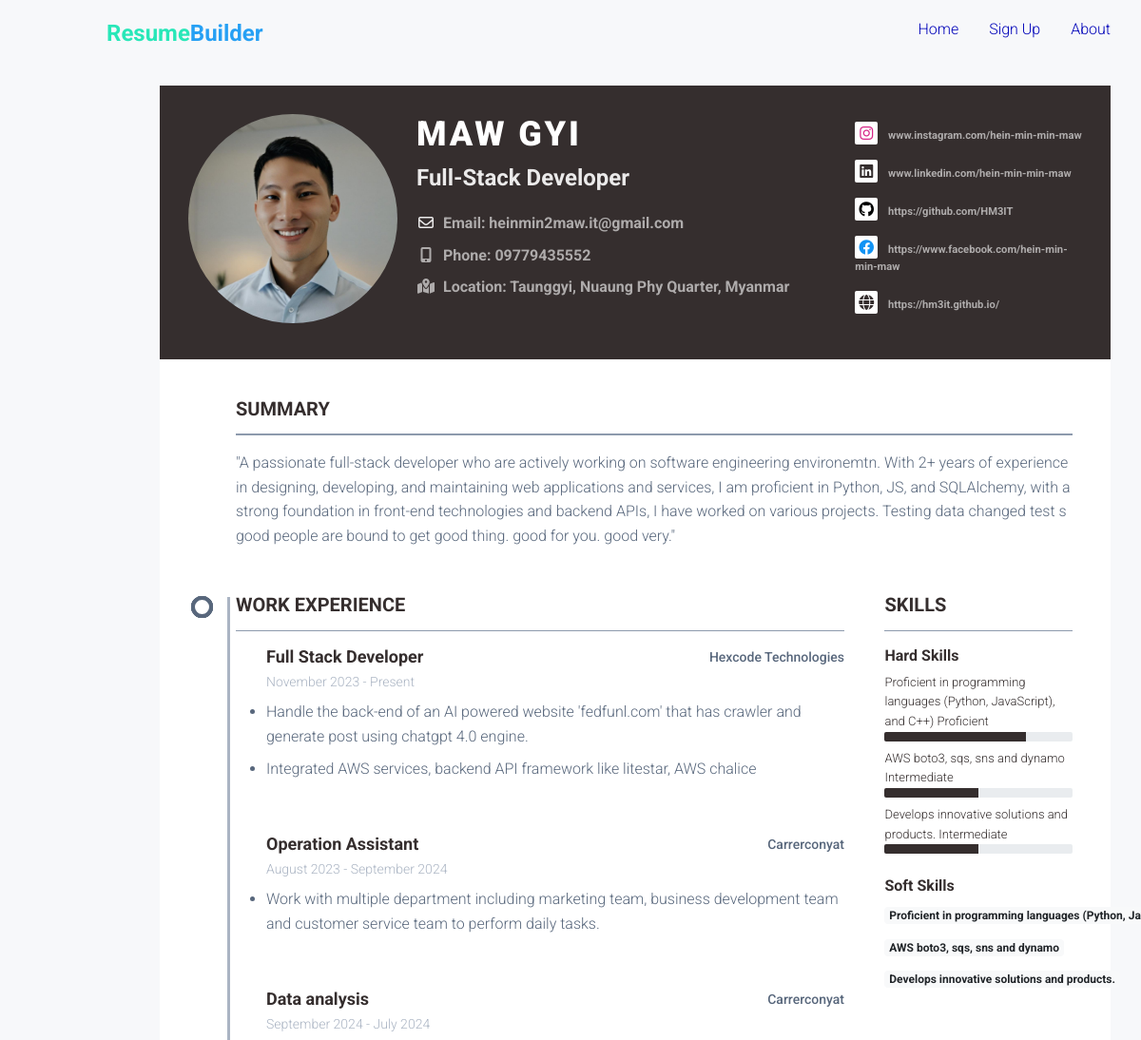
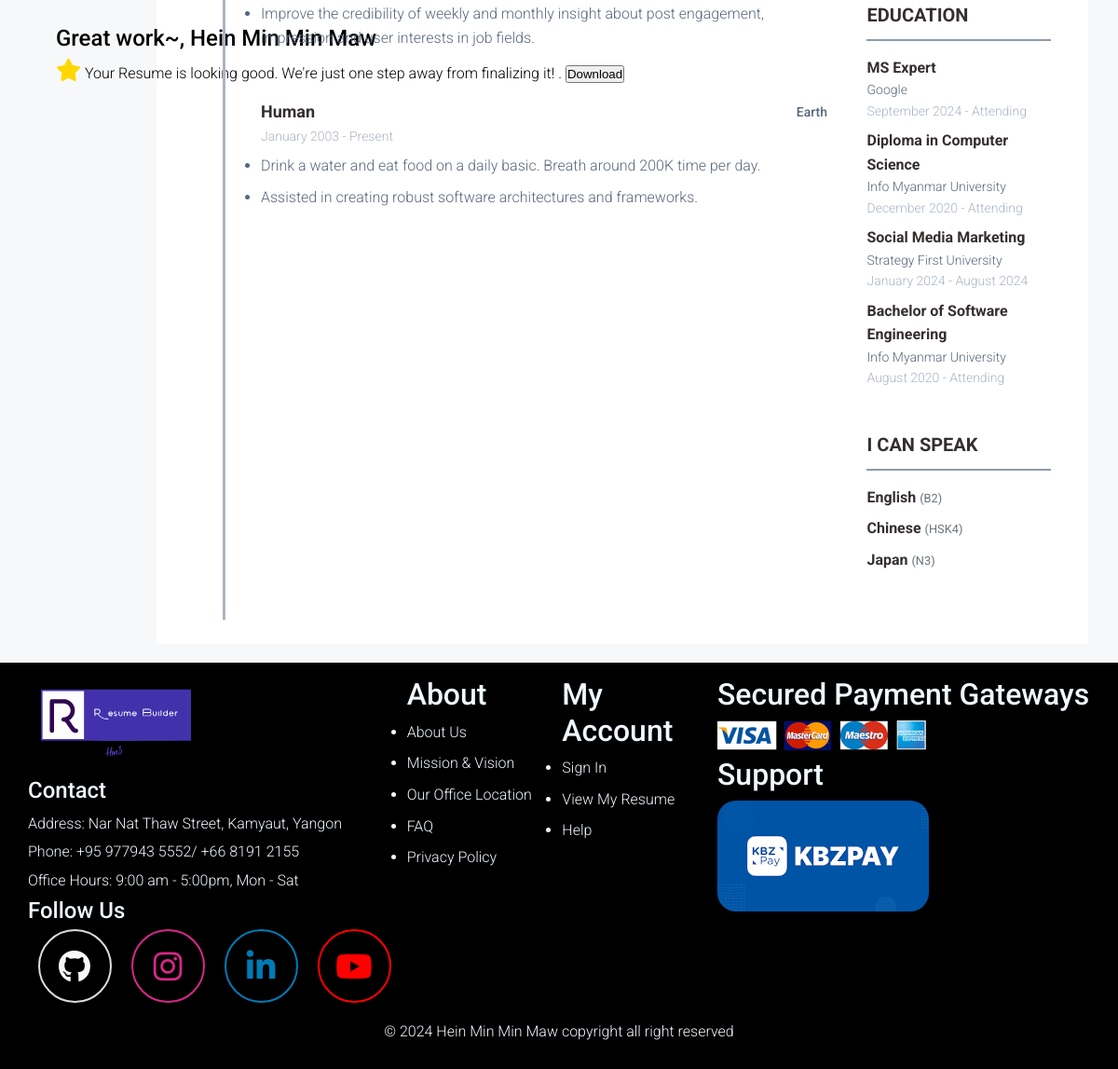
The page /resume/section/complete?resume_id=4226afb9-5bc8-44b0-806e-019b65bb9213 on the database its author committed (2 pictures, top to bottom).
### tables.py (models this page shows)
class Resume(Base):
    __tablename__ = "resume"
    id: Mapped[str] = mapped_column(primary_key=True)
    template_id: Mapped[int] = mapped_column(ForeignKey("template.id"))
    address_id: Mapped[int] = mapped_column(ForeignKey("address.id"))
    user_id: Mapped[int] = mapped_column(ForeignKey("users.id"))
    username: Mapped[str] = mapped_column(String(40), nullable=False)
    profession: Mapped[str] = mapped_column(String(40), nullable=False)
    image_file_path:Mapped[str] = mapped_column(String(150), nullable=True)
    phone: Mapped[str] = mapped_column(String(40), nullable=False)
    email: Mapped[str] = mapped_column(String(40), nullable=False)
    summary: Mapped[str] = mapped_column(Text, nullable=False)
    template_theme : Mapped[str] = mapped_column(String(50),nullable=False)
    address: Mapped["Address"] = relationship(
        back_populates="resumes"
    )
    social_media: Mapped[List[SocialMedia]] = relationship(
        back_populates="resume", cascade="all, delete-orphan"
    )
    languages: Mapped[List[Language]] = relationship(
        back_populates="resume", cascade="all, delete-orphan"
    )
    work_experiences: Mapped[List[WorkExperience]] = relationship(
        back_populates="resume", cascade="all, delete-orphan"
    )
    educations: Mapped[List[Education]] = relationship(
        back_populates="resume", cascade="all, delete-orphan"
    )
    skills: Mapped[List[Skill]] = relationship(
        back_populates="resume", cascade="all, delete-orphan"
    )
    template: Mapped["Template"] = relationship("Template", back_populates="resumes")
    user: Mapped["User"] = relationship(back_populates="resumes")

class Address(Base):
    __tablename__ = "address"
    id: Mapped[str] = mapped_column(primary_key=True, default=lambda: str(uuid.uuid4()))
    city: Mapped[str] = mapped_column(String(40), nullable=False)
    country: Mapped[str] = mapped_column(String(40), nullable=False)
    __table_args__ = (
        UniqueConstraint('city', 'country', name='unique_city_country'),
    )
    resumes: Mapped[List["Resume"]] = relationship(
        back_populates="address"
    )

class SocialMedia(Base):
    __tablename__ = "social_media"
    id: Mapped[str] = mapped_column(primary_key=True, default=lambda: str(uuid.uuid4()))
    resume_id: Mapped[int] = mapped_column(ForeignKey("resume.id"))
    name: Mapped[SocialMediaPlatform] = mapped_column(Enum(SocialMediaPlatform, name="social_media_enum"))
    link:Mapped[str] = mapped_column(String(100), nullable=False)
    resume: Mapped["Resume"] = relationship(back_populates="social_media")

class WorkExperience(Base):
    __tablename__ = "work_experience"
    id: Mapped[str] = mapped_column(primary_key=True, default=lambda: str(uuid.uuid4()))
    resume_id: Mapped[int] = mapped_column(ForeignKey("resume.id"))
    company_name: Mapped[str] = mapped_column(String(40), nullable=False)
    position: Mapped[str] = mapped_column(String(40), nullable=False)
    location: Mapped[str] = mapped_column(String(150))
    start_date: Mapped[Date] = mapped_column(Date)
    end_date: Mapped[Date] = mapped_column(Date, nullable= True)
    is_working: Mapped[bool] = mapped_column(Boolean)
    achievement: Mapped[str] = mapped_column(nullable=True)
    resume: Mapped["Resume"] = relationship(back_populates="work_experiences")

class Skill(Base):
    __tablename__ = "skill"
    id: Mapped[str] = mapped_column(primary_key=True, default=lambda: str(uuid.uuid4()))
    resume_id: Mapped[int] = mapped_column(ForeignKey("resume.id"))
    name: Mapped[str] = mapped_column(String(30))
    proficiency: Mapped[Proficiency] = mapped_column(Enum(Proficiency, name="proficiency_enum"))
    resume: Mapped["Resume"] = relationship(back_populates="skills")

class Education(Base):
    __tablename__ = "education"
    id: Mapped[str] = mapped_column(primary_key=True, default=lambda: str(uuid.uuid4()))
    name: Mapped[str] = mapped_column(String(40), nullable=False)
    location: Mapped[str] = mapped_column(String(150))
    resume_id: Mapped[int] = mapped_column(ForeignKey("resume.id"))
    degree: Mapped[str] = mapped_column(String(40), nullable=False)
    start_date: Mapped[Date] = mapped_column(Date)
    end_date: Mapped[Date] = mapped_column(Date, nullable= True)
    is_studying: Mapped[bool] = mapped_column(Boolean)
    resume: Mapped["Resume"] = relationship(back_populates="educations")

class Language(Base):
    __tablename__ = "language"
    id: Mapped[str] = mapped_column(primary_key=True, default=lambda: str(uuid.uuid4()))
    resume_id: Mapped[int] = mapped_column(ForeignKey("resume.id"))
    name:Mapped[str] = mapped_column(String(100), nullable=False)
    fluent_level:Mapped[str] = mapped_column(String(100), nullable=False)
    resume: Mapped["Resume"] = relationship(back_populates="languages")

### app.py (the view)
@app.route("/resume/section/complete", methods=["GET"])
def render_completed_resume():
    resume_id = request.args.get("resume_id")
    if resume_id is None:
        return jsonify({"message": "Resume id must be included"}), 403
    with get_session() as session:
        resume: Resume = (
            session.query(Resume)
            .filter_by(id=resume_id)
            .options(
                joinedload(Resume.work_experiences),
                joinedload(Resume.educations),
                joinedload(Resume.skills),
                joinedload(Resume.address),
                joinedload(Resume.template),
                joinedload(Resume.user),
            )
            .one()
        )
        selected_template_path = resume.template.template_file_path
        return render_template(
            "complete-resume.html",
            contents={"template_path": selected_template_path, "resume": resume},
        )

### db.py (called while the page is built)
@contextmanager
def get_session(scope_func=None):
    session = scoped_session(Session, scopefunc=scope_func)
    try:
        yield session
        session.commit()
    except Exception:
        session.rollback()
        raise
    finally:
        session.remove()

### utils.py (called while the page is built)
def replace_newlines(text):
    formatted_text = re.sub(r"\n(.)", r"</li><li>\1", text)
    return f"<li>{formatted_text}</li>"

### templates/complete-resume.html (shortened to what this page needs)
{% extends 'base.html' %}
{% block title %}
<link rel="stylesheet" href="{{ url_for('static', filename='css/navbar.css')}}">
{% endblock %}
{% block body %}
{% include 'components/navbar.html' %}
<section id="resume-section" class="resume-section">
    <div id="resume-content">
        <div class="section-suggestion">
            <h4>Great work~, Hein Min Min Maw</h1>
                <i class="fas fa-star"></i>
                <span class="suggestion">Your Resume is looking good. We're just one step away from finalizing it!
                    .</span>
                <button id="resume-download-btn">Download</button>
        </div>
    </div>
    {% if contents %}
    {% set template_path = contents.template_path %}
    {% set resume = contents.resume %}
    {% if template_path %}
    <div id="resume-preview">
        {% include template_path %}
    </div>
    {% endif %}
    {% endif %}
</section>
{% endblock %}

### templates/resume-templates/template1-9b739031-f00f-438d-8a63-7a1ef05e58c2.html (shortened to what this page needs)
<link id="theme-style" rel="stylesheet" href="{{url_for('static',filename='css/template1.css')}}">
<div class="resume-wrapper-inner mx-auto text-left bg-white ">
	<header class="resume-header pt-4 pt-md-0">
		{% if resume.image_file_path %}
		<div class="profile-div">
			<img id="pv-profile-img" src="{{ url_for('static', filename=resume.image_file_path) }}" alt="image"
				width="220" height="220">
		</div>
		{% endif %}
		<div class="primary-info">
			<h1 id="pv-username" class="name mt-0 mb-1 text-white text-uppercase text-uppercase">
				{{resume.username }}
			</h1>
			<div id="pv-profession" class="title mb-3">{{ resume.profession.title() }}</div>
			<ul class="list-unstyled">
				<li class="mb-2">
					<i class="far fa-envelope fa-fw mr-2" data-fa-transform="grow-3"></i><a
						href="mailto:{{resume.email }}">Email: <span id="pv-email">{{
							resume.email }} </span> </a>
				</li>
				<li class="mb-2"><a><i class="fas fa-mobile-alt fa-fw mr-2" data-fa-transform="grow-6"></i>Phone: <span
							id="pv-phone">{{
							resume.phone }}</span></a></li>
				<li class="mb-2"><a><i class="fas  fa-map-marked-alt fa-fw mr-2"
							data-fa-transform="grow-6"></i>Location:
						<span id="pv-city">{{ resume.address.city }}</span>, <span id="pv-country">{{
							resume.address.country }}</span></a>
				</li>
			</ul>
		</div>
		<div class="secondary-info mt-2">
			<ul id="social-media-list" class="resume-social list-unstyled">
				{% if resume.social_media %}
				{% for social_media in resume.social_media %}
				{% set media_name = social_media['name'].value.lower() %}
				<li id="{{media_name}}-item" class="mb-3">
					<a href="{{ social_media['link'] }}">
						<span class="fa-container text-center mr-2">
							{% if media_name == 'portfolio' %}
							<i class="fas fa-globe"></i>
							{% else %}
							<i class="fab fa-{{ social_media['name'].value.lower() }}"></i>
							{% endif %}
						</span>
						{{ social_media["link"] }}
					</a>
				</li>
				{% endfor %}
				{% endif %}
			</ul>
		</div>
	</header>
	<div class="resume-body p-5">
		<section class="resume-section summary-section mb-5">
			<h2 class="resume-section-title text-uppercase font-weight-bold pb-3 mb-3">Summary</h2>
			<div class="resume-section-content">
				<p id="pv-summary" class="mb-0">{{resume.summary}} </p>
			</div>
		</section>
		<div class="row">
			<div class="col-lg-9">
				<section class="resume-section experience-section mb-5">
					<h2 class="resume-section-title text-uppercase font-weight-bold pb-3 mb-3">Work Experience
					</h2>
					<div class="resume-section-content">
						<div id="work-experience-parent" class="resume-timeline position-relative">
							{% for experience in resume.work_experiences %}
							<article class="resume-timeline-item position-relative pb-5">
								<div class="resume-timeline-item-header mb-2">
									<div class="d-flex flex-column flex-md-row">
										<h3 class="resume-position-title font-weight-bold mb-1">{{
											experience.position }}</h3>
										<div class="resume-company-name ml-auto">
											{{ experience.company_name }}</div>
									</div>
									<div class="resume-position-time">
										{% if experience.start_date %}{{ experience.start_date.strftime('%B %Y')
										}}{% endif %}
										-
										{% if experience.is_working %}
										Present
										{% else %}
										{% if experience.end_date %}{{ experience.end_date.strftime('%B %Y')
										}}{% else %}N/A{% endif %}
										{% endif %}
									</div>
								</div>
								<div class="resume-timeline-item-desc">
									<ul id="work-achievements">
										{{ experience.achievement | replace_newlines | safe }}
									</ul>
								</div>
							</article>
							{% endfor %}
						</div>
					</div>
				</section>
			</div>
			<div class="col-lg-3">
				<section class="resume-section skills-section mb-5">
					<h2 class="resume-section-title text-uppercase font-weight-bold pb-3 mb-3">Skills</h2>
					<div class="resume-section-content">
						<div class="resume-skill-item">
							<h4 class="resume-skills-cat font-weight-bold">Hard Skills</h4>
							<ul id="skill-list" class="list-unstyled mb-4">
								{% set proficiency_levels = {
								'BEGINNER': 25,
								'INTERMEDIATE': 50,
								'PROFICIENT': 75,
								'EXPERT': 100
								} %}
								{% for skill in resume.skills %}
								<li class="mb-2">
									<div class="resume-skill-name">{{ skill.name }} <span
											class="resume-skill-proficiency">{{ skill.proficiency.name.title()
											}}</span>
									</div>
									<div class="progress resume-progress">
										<div class="progress-bar" class="progress-bar theme-progress-bar-dark"
											role="progressbar"
											aria-valuenow="{{ proficiency_levels[skill.proficiency.name] }}"
											aria-valuemin="0" aria-valuemax="100">
										</div>
									</div>
								</li>
								{% endfor %}
							</ul>
						</div>
						<div class="resume-skill-item">
							<h4 class="resume-skills-cat font-weight-bold">Soft Skills</h4>
							<ul class="list-inline">
								{% for skill in resume.skills %}
								<li class="list-inline-item"><span class="badge badge-light">{{ skill.name
										}}</span></li>
								{% endfor %}
							</ul>
						</div>
					</div>
				</section>
				<section class="resume-section education-section mb-5">
					<h2 class="resume-section-title text-uppercase font-weight-bold pb-3 mb-3">Education</h2>
					<div class="resume-section-content">
						<ul id="education-list" class="list-unstyled">
							{% for education in resume.educations %}
							<li class="mb-2">
								<div class="resume-degree font-weight-bold">{{ education.degree }}</div>
								<div class="resume-degree-org">{{ education.name }}</div>
								<div class="resume-degree-time">
									{% if education.start_date %}{{
									education.start_date.strftime('%B %Y') }}{% endif %}
									-
									{% if education.is_studying %}
									Attending
									{% else %}
									{% if education.end_date %}{{ education.end_date.strftime('%B %Y') }}{% else
									%}N/A{% endif %}
									{% endif %}
								</div>
							</li>
							{% endfor %}
						</ul>
					</div>
				</section>
				{% if resume.languages|length > 0 %}
				<section class="resume-section language-section mb-5">
					<h2 class="resume-section-title text-uppercase font-weight-bold pb-3 mb-3">I Can Speak
					</h2>
					<div class="resume-section-content">
						<ul id="language-list" class="list-unstyled resume-lang-list">
							{% for language in resume.languages %}
							<li class="mb-2"><span class="resume-lang-name font-weight-bold">{{language["name"]}}</span>
								<small class="text-muted font-weight-normal">({{language["fluent_level"]}})</small>
							</li>
							{% endfor %}
						</ul>
					</div>
				</section>
				{% endif %}
			</div>
		</div>
	</div>
</div>

### static/css/main.css (style rules this page uses)
:root { --primary-color: #0003b9; --secondary-color: #28e7b8; --highlight-color: #26a0f4; --danger-color: #ff4d4d; --input-width: 330px; --template-bg-color: #ffffff; }
* { margin: 0; padding: 0; box-sizing: border-box; }
body { font-family: "Roboto", Arial, sans-serif; font-weight: 300; font-style: normal; background-color: #f4f4f4; line-height: 1.6; }
button { cursor: pointer; }
i.fa-github { color: #f8f8f8 !important; }
i.fa-instagram { color: #d72888 !important; }
i.fa-facebook { color: #1193f4 !important; }
i.fa-star { color: gold; font-size: 1.5rem; }
#pv-city, #pv-country { text-transform: capitalize; }
#pv-profession { text-transform: capitalize; }

### templates/complete-resume.html (style rules this page uses)
#resume-section { height: fit-content; display: flex; padding: 20px; justify-content: space-around; overflow: hidden; }
#resume-content { display: flex; flex: .7; justify-content: space-around; flex-direction: column; overflow-y: hidden; }
.section-suggestion { position: fixed; top: 50%; left: 5%; }

### rows shown on the page
Resume: image_file_path (picture), username "MAW GYI", profession "Full-Stack Developer", email "heinmin2maw.it@gmail.com", phone "09779435552", summary "\"A passionate full-stack developer who are actively working on software engineering environemtn. With 2+ years of experience in designing, developing, and maintaining web applications and services, I am proficient in Python, JS, and SQLAlchemy, with a strong foundation in front-end technologies and backend APIs, I have worked on various projects. Testing data changed test s good people are bound to get good thing. good for you. good very.\""
Address: address.city "Taunggyi, Nuaung Phy Quarter", address.country "Myanmar"
SocialMedia: link "www.instagram.com/hein-min-min-maw"
SocialMedia: link "www.linkedin.com/hein-min-min-maw"
SocialMedia: link "https://github.com/HM3IT"
SocialMedia: link "https://www.facebook.com/hein-min-min-maw"
SocialMedia: link "https://hm3it.github.io/"
WorkExperience: position "Full Stack Developer", company_name "Hexcode Technologies", start_date "November 2023", is_working "Present", achievement "Handle the back-end of an AI powered website 'fedfunl.com' that has crawler and generate post using chatgpt 4.0 engine. Integrated AWS services, backend API framework like litestar, AWS chalice"
WorkExperience: position "Operation Assistant", company_name "Carrerconyat", start_date "August 2023", end_date "September 2024", achievement "Work with multiple department including marketing team, business development team and customer service team to perform daily tasks."
WorkExperience: position "Data analysis", company_name "Carrerconyat", start_date "September 2024", end_date "July 2024", achievement "Improve the credibility of weekly and monthly insight about post engagement, impression and user interests in job fields."
WorkExperience: position "Human", company_name "Earth", start_date "January 2003", is_working "Present", achievement "Drink a water and eat food on a daily basic. Breath around 200K time per day. Assisted in creating robust software architectures and frameworks."
Skill: name "Proficient in programming languages (Python, JavaScript), and C++)", proficiency.name "Proficient", name "Proficient in programming languages (Python,…"
Skill: name "AWS boto3, sqs, sns and dynamo", proficiency.name "Intermediate"
Skill: name "Develops innovative solutions and products.", proficiency.name "Intermediate"
Education: degree "MS Expert", name "Google", start_date "September 2024", is_studying "Attending"
Education: degree "Diploma in Computer Science", name "Info Myanmar University", start_date "December 2020", is_studying "Attending"
Education: degree "Social Media Marketing", name "Strategy First University", start_date "January 2024", end_date "August 2024"
Education: degree "Bachelor of Software Engineering", name "Info Myanmar University", start_date "August 2020", is_studying "Attending"
Language: name "English", fluent_level "B2"
Language: name "Chinese", fluent_level "HSK4"
Language: name "Japan", fluent_level "N3"
